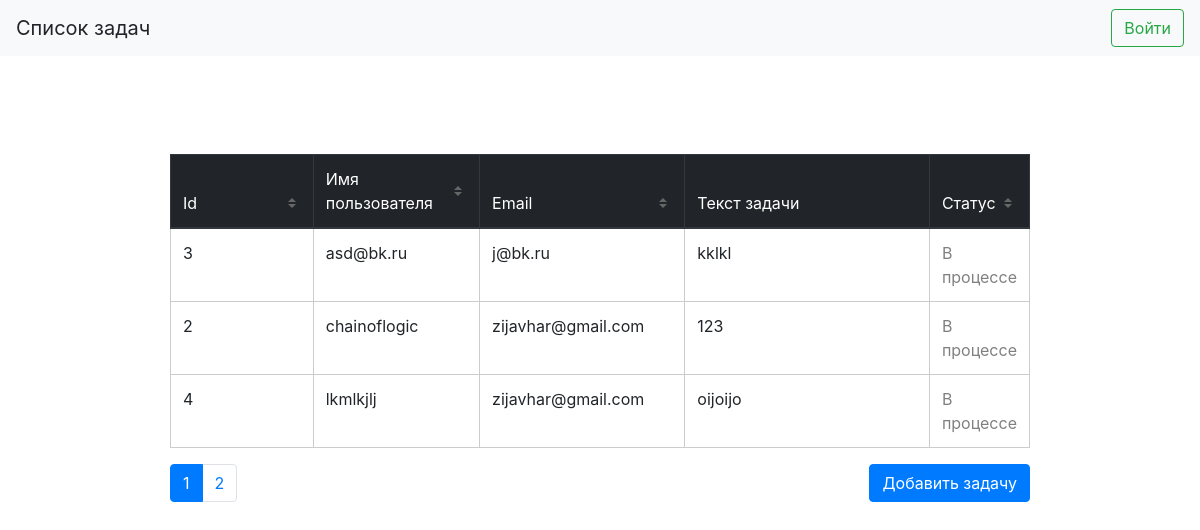
The page /tasks?page=1&sortField=username on the database as committed earlier.
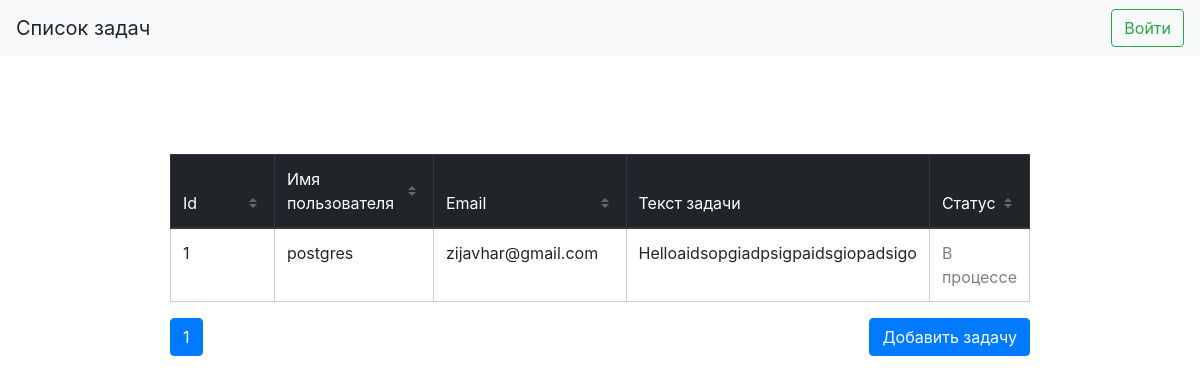
The same page on the database as committed later.
### tables this page shows
CREATE TABLE tasks(
id integer primary key,
username text,
email text,
content text,
status bool, "changed");

### App/Controllers/TasksController.php (called while the page is built, shortened)
<?php
class TasksController
{
	private $page = 1;
	public function __construct()
	{
		if(isset($_GET['page'])) $this->page = htmlspecialchars($_GET['page']);
	}
	public function Index()
	{
		$sortField = null;
		$order = @$_COOKIE['OrderType'];
		if(isset($_GET["sortField"]))
		{
			$sortField = htmlspecialchars($_GET["sortField"]);
		}else $sortField = $_COOKIE['SortField'];
		$task = new Task();
		$taskList = $task->getTasks($this->page, 3, $sortField, $order);
		return View::Render('tasks', ['tasks' => $taskList, 'page' => $this->page, 'rowsAmount' =>$task->getNumberOfRows() / 3]);
	}
}

### public/index.php (called while the page is built, shortened)
<?php
$data = Routes::getControllerAndAction($_SERVER['REQUEST_URI']);
$action = $data[1];
$obj = new $className();
return $obj->$action();

### App/Models/Task.php (called while the page is built, shortened)
<?php
class Task
{
	private $pdo;
	public function __construct()
	{
		$this->pdo = (new SQLiteConnection)->connect();
	}
	public function getTasks($page=1, $amount=3, $sortField="id", $sortOrder=1)
	{
		$_sortOrder = "DESC";
		if($sortOrder == 0) $_sortOrder = "ASC";
		$pdo = $this->pdo;
		$s = ($page - 1) * $amount;
		$sql = "SELECT * FROM tasks ORDER BY $sortField $_sortOrder LIMIT $amount OFFSET $s;";
		$stmt = $pdo->prepare($sql);
		$stmt->execute();
		if($data = $stmt->fetchAll())
		{
			return $data;
		}
		return [];
	}
}

### App/Views/tasks.php (the view, shortened to what this page needs)
<!DOCTYPE html>
<html>
  <head>
    <link rel="stylesheet" href="/css/bootstrap4.min.css" >
    <link rel="stylesheet" href="/css/style.css">
  </head>
      <body>
        <nav class="navbar navbar-light bg-light justify-content-between ">
          <a class="navbar-brand ">
            <span class="text-center">Список задач</span>
          </a
          <form class="form-inline">
		  <?php
		    if(isset($_SESSION["user"]))
				echo "<a href=\"/logout\" class=\"btn btn-outline-danger my-2 my-sm-0\" >Выйти</a>";
			else
				echo "<a href=\"/login\" class=\"btn btn-outline-success my-2 my-sm-0\" >Войти</a>";
		  ?>
        </nav>
        <div class="container pt-5  justify-content-center">
          <table class="table" style="">
            <thead class="thead-dark">
              <tr>
                <th style="width:20%;"scope="col"><a href="<?="/tasks?page=$page&sortField=id"?>" class="sort-by">Id</a></th>
                <th style="width:20%;"scope="col"><a href="<?="/tasks?page=$page&sortField=username"?>" class="sort-by">Имя пользователя</a></th>
			    <th style="width:25%;" scope="col"><a href="<?="/tasks?page=$page&sortField=email" ?>" class="sort-by">Email</a></th>
			    <th style="width:50%;" scope="col">Текст задачи</th>
			    <th style="width:5%;" scope="col"><a href="<?="/tasks?page=$page&sortField=status" ?>" class="sort-by">Статус</a></th>
              </tr>
            </thead>
            <tbody>
			<?php foreach($tasks as $task) {
				$status = null;
				echo "<tr>
				<th scope=\"row\">$task[0]</th>
				<th scope=\"row\">$task[1]</th>
				<td>$task[2]</td>
				<td id=\"$task[0]\">$task[3]</td>";
				if($task[4])
				{
					$radio = "document.getElementById('done').checked=true;";
					$status = "<td style='color:green'>Выполнено";
				}
				else
				{
					$status = "<td style='color:gray'>В процессе";
				}
				echo $status . "</td>";
				echo "</tr>";
				}?>
            </tbody>
          </table>
          <button type="button" class="btn btn-primary float-right" data-toggle="modal" data-target="#exampleModal"> Добавить задачу</button>
          <nav aria-label="Page navigation example">
            <ul class="pagination">
              <?php
	     	  for($i=1; $i<$rowsAmount + 1; $i++)
	     	  if($page == $i) echo "<li class=\"page-item active\"><a class=\"page-link\" href=\"/tasks?page=$i\">$i</a></li>";
	     	  else echo "<li class=\"page-item\"><a class=\"page-link\" href=\"/tasks?page=$i\">$i</a></li>";
	     	  ?>
            </ul>
          </nav>
        </div>
          </body>
        </html>

### App/view.php (shortened to what this page needs)
<?php
class View
{
	public static function Render(string $template, array $vars = [])
	{
		extract($vars);
		$data = str_replace(".","/", $template);
		$file = dirname(__DIR__) . "/App/Views/$data.php";
        if (is_readable($file)) {
            require $file;
        } else {
            throw new \Exception("$file not found");
        }
	}
}

### public/css/style.css (style rules this page uses)
a:link, a:visited, a:hover, a:active { text-decoration: none; }
.container { margin: 50px auto; padding: 0 50px; max-width: 960px; }
table { background: #FFF; border-collapse: collapse; width: 100%; }
td, th { height: 30px; padding: 4px; border: 1px solid #CCC; overflow: hidden; text-align: left; vertical-align: middle; }
th { font-weight: 400; }
th a, td a { display: block; width: 100%; }
th a.sort-by { padding-right: 18px; position: relative; color:white; }
a.sort-by:before, a.sort-by:after { border: 4px solid transparent; content: ""; display: block; height: 0; right: 5px; top: 50%; position: absolute; width: 0; }
a.sort-by:before { border-bottom-color: #666; margin-top: -9px; }
a.sort-by:after { border-top-color: #666; margin-top: 1px; }

Rows that differ between the two databases and show on the page:
removed tasks: id "3", username "asd@bk.ru", email "j@bk.ru", content "kklkl", shows "В процессе"
removed tasks: id "2", username "chainoflogic", email "zijavhar@gmail.com", content "123", shows "В процессе"
removed tasks: id "4", username "lkmlkjlj", email "zijavhar@gmail.com", content "oijoijo", shows "В процессе"
now on this page (row edited): tasks: id "1", username "postgres", email "zijavhar@gmail.com", content "Helloaidsopgiadpsigpaidsgiopadsigo", shows "В процессе"
Other text that changed with them:
list line gone: "2"
